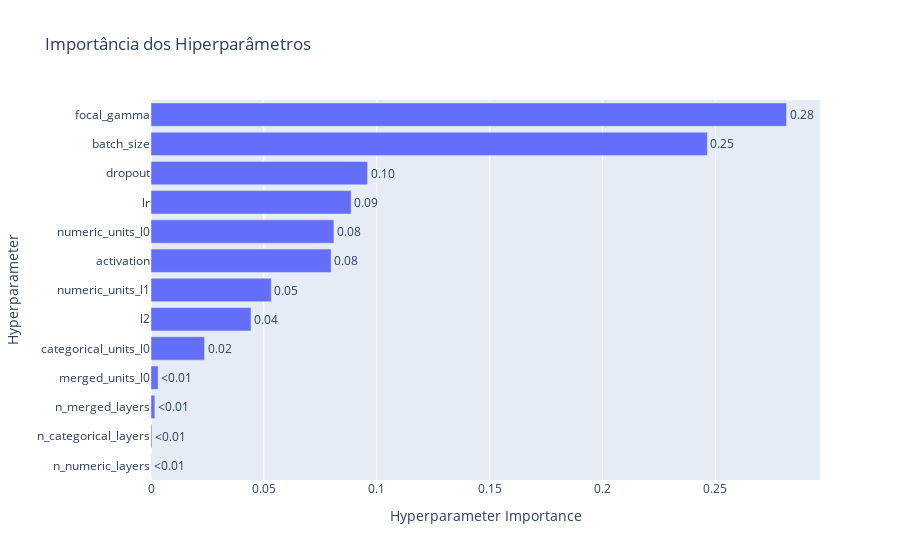

The notebook cell this image was saved under:
### Code cell
# Visualizar importância dos hiperparâmetros
fig_importance = plot_param_importances(study)
fig_importance.update_layout(title="Importância dos Hiperparâmetros")
fig_importance.show()

### Figure 1 — Plotly figure (JSON) as saved in the notebook; plotly's stock layout.template omitted (floating-point values rounded to 4 significant figures)
{"data": [{"cliponaxis": false, "hovertemplate": ["n_numeric_layers (IntDistribution): 6.812212608766175e-05<extra></extra>", "n_categorical_layers (IntDistribution): 0.0004272439218392576<extra></extra>", "n_merged_layers (IntDistribution): 0.0017185723703824407<extra></extra>", "merged_units_l0 (IntDistribution): 0.0031572066876551052<extra></extra>", "categorical_units_l0 (IntDistribution): 0.02371211050385911<extra></extra>", "l2 (FloatDistribution): 0.0443095808649694<extra></extra>", "numeric_units_l1 (IntDistribution): 0.05329640613743086<extra></extra>", "activation (CategoricalDistribution): 0.07978533736223282<extra></extra>", "numeric_units_l0 (IntDistribution): 0.0810179020534972<extra></extra>", "lr (FloatDistribution): 0.08864929326204063<extra></extra>", "dropout (FloatDistribution): 0.09593592485852014<extra></extra>", "batch_size (CategoricalDistribution): 0.24643026628975678<extra></extra>", "focal_gamma (FloatDistribution): 0.2814920335617285<extra></extra>"], "name": "Objective Value", "orientation": "h", "text": ["<0.01", "<0.01", "<0.01", "<0.01", "0.02", "0.04", "0.05", "0.08", "0.08", "0.09", "0.10", "0.25", "0.28"], "textposition": "outside", "type": "bar", "x": [6.812e-05, 0.0004272, 0.001719, 0.003157, 0.02371, 0.04431, 0.0533, 0.07979, 0.08102, 0.08865, 0.09594, 0.2464, 0.2815], "y": ["n_numeric_layers", "n_categorical_layers", "n_merged_layers", "merged_units_l0", "categorical_units_l0", "l2", "numeric_units_l1", "activation", "numeric_units_l0", "lr", "dropout", "batch_size", "focal_gamma"]}], "layout": {"title": {"text": "Importância dos Hiperparâmetros"}, "xaxis": {"title": {"text": "Hyperparameter Importance"}}, "yaxis": {"title": {"text": "Hyperparameter"}}}}
